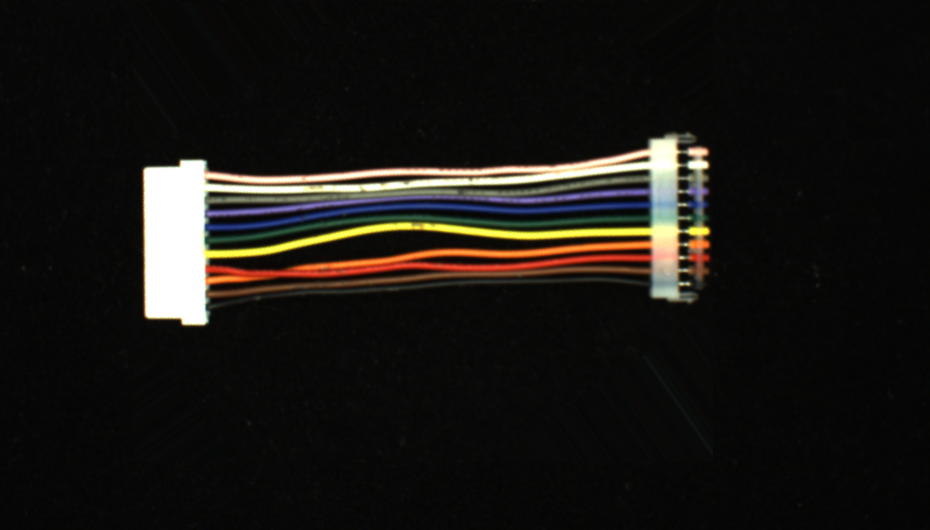
#> input picture 연습문제정답_소스/chap10/images/1.tif, 930 x 530 px, given in place of the camera
$ python 10.py
#> lines starting #> are read from the running program, lines starting #| are printed output that depends on the picture; after the words box and inside, x2 and y2 are one past the last pixel; in counts of white or black regions, pixels touching at a corner belong together
import numpy as np, cv2, math

def draw_houghLines(src, lines, nline):
    if len(src.shape) <3:
        cv2.cvtColor(src, cv2.COLOR_GRAY2BGR, src)  # 컬러 영상 변환

    for i in range(min(len(lines), nline)):
        rho, radian = lines[i, 0, 0:2]  # 수직거리 , 각도 - 3차원 행렬임
        a, b = math.cos(radian), math.sin(radian)
        pt = (a * rho, b * rho)  # 검출 직선상의 한 좌표 계산
        delta = (-1000 * b, 1000 * a)  # 직선상의 이동 위치
        pt1 = np.add(pt, delta).astype('int')
        pt2 = np.subtract(pt, delta).astype('int')
        cv2.line(src, tuple(pt1), tuple(pt2), (0, 255, 0), 2, cv2.LINE_AA)

capture = cv2.VideoCapture(0)  # 0번 카메라 연결
if capture.isOpened() == False: raise Exception("카메라 연결 안됨")

while True:  # 무한 반복
    ret, frame = capture.read()  # 카메라 영상 받기
#> frame is the input picture: shape (530, 930, 3); mean B, G, R 19.8, 23.2, 25.3
    if not ret: break

    rho, theta = 1, np.pi / 180
    blur = cv2.GaussianBlur(frame, (5, 5), 2, 2)
    canny = cv2.Canny(blur, 100, 200, 5)
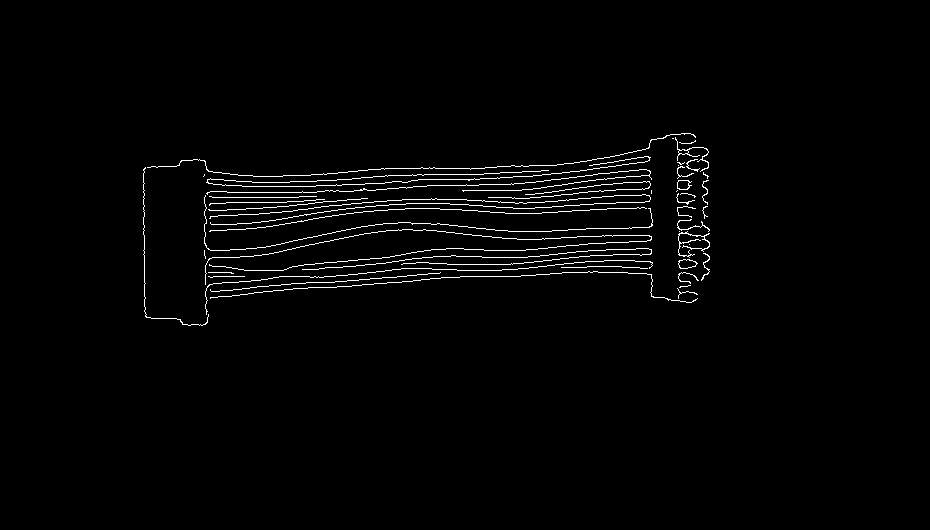
#> canny: shape (530, 930); 1.8% white in thin lines or dots, all inside (x1, y1, x2, y2) = (143, 133, 710, 326)
    lines = cv2.HoughLines(canny, rho, theta, 80)
#> lines = 256 rows, first 8: [243, 1.48], [206, 1.55], [255, 1.43], [221, 1.52], [202, 1.57], [293, 1.54], [303, 1.5], [297, 1.5]
    draw_houghLines(frame, lines, 5)
#> the loop in draw_houghLines, `for i in range(min(len(lines), nline)):` made 5 passes
#> (rho, radian, a, b, pt, delta, pt1, pt2) on passes 1 to 5: (243, 1.48, 0.0872, 0.996, (21.18, 242.1), (-996.2, 87.16), [-975, 329], [1017, 154]), (206, 1.55, 0.0175, 1, (3.6, 206), (-999.8, 17.45), [-996, 223], [1003, 188]), (255, 1.43, 0.139, 0.99, (35.49, 252.5), (-990.3, 139.2), [-954, 391], [1025, 113]), (221, 1.52, 0.0523, 0.999, (11.57, 220.7), (-998.6, 52.34), [-987, 273], [1010, 168]), (202, 1.57, -4.37e-08, 1, (-8.83e-06, 202), (-1000, -4.37e-05), [-1000, 201], [999, 202])
#> after the loop in draw_houghLines, `for i in range(min(len(lines), nline)):`:
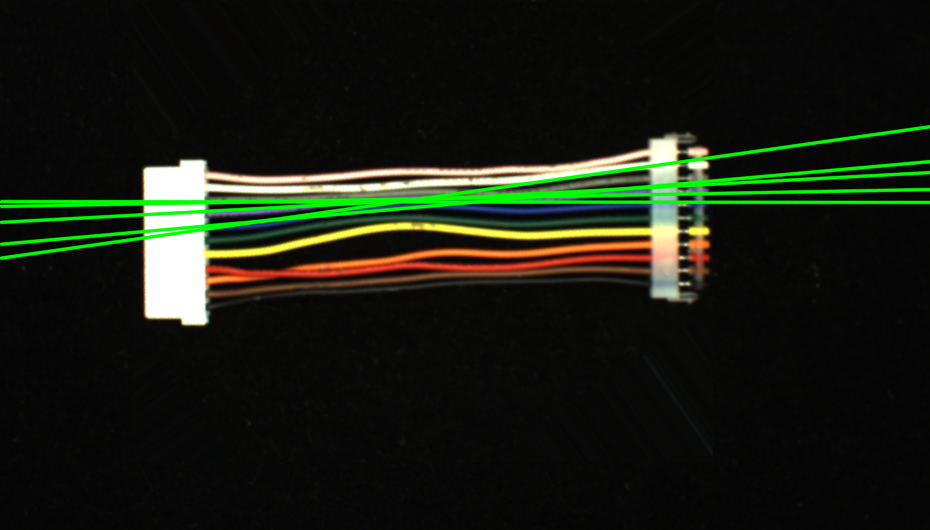
#> src: shape (530, 930, 3); mean B, G, R 17.9, 28.7, 23.7

    if cv2.waitKey(30) >= 0: break
#> (key Esc is pressed here)
    cv2.imshow("ex17", frame)  # 윈도우에 영상 띄우기
capture.release()

$ run again, on 연습문제정답_소스/chap10/images/2.tif
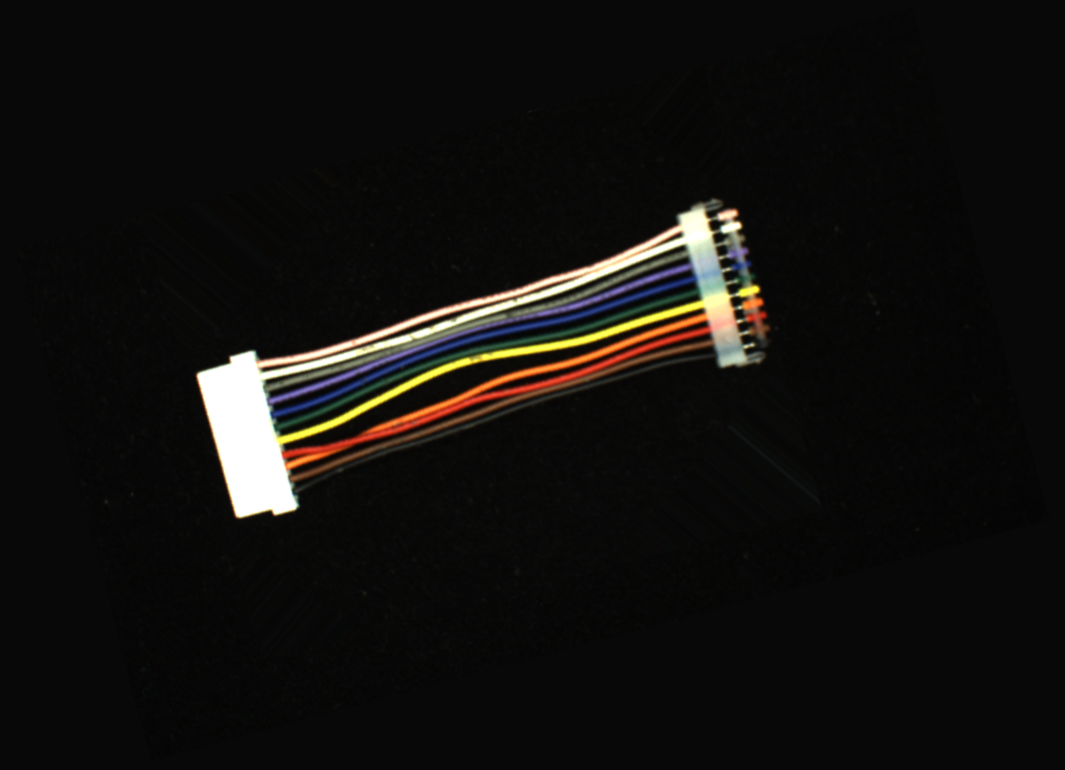
#> input picture 연습문제정답_소스/chap10/images/2.tif, 1065 x 770 px, given in place of the camera
#> frame is the input picture: shape (770, 1065, 3); mean B, G, R 14.7, 17.1, 18
#> `canny = cv2.Canny(blur, 100, 200, 5)`:
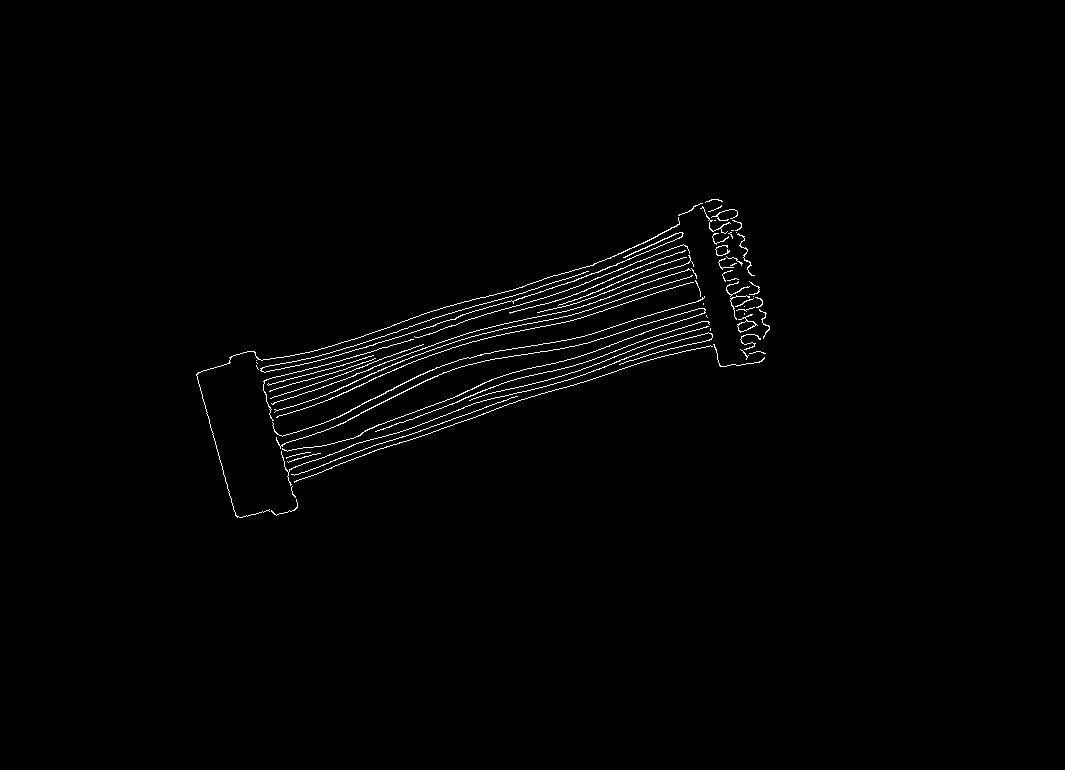
#> canny: shape (770, 1065); 1.1% white in thin lines or dots, all inside (x1, y1, x2, y2) = (196, 199, 770, 518)
#> lines = 247 rows, first 8: [449, 1.29], [543, 1.24], [481, 1.22], [462, 1.26], [495, 1.17], [443, 1.26], [489, 1.17], [475, 1.19]
#> the loop in draw_houghLines, `for i in range(min(len(lines), nline)):` made 5 passes
#> (rho, radian, a, b, pt, delta, pt1, pt2) on passes 1 to 5: (449, 1.29, 0.276, 0.961, (123.8, 431.6), (-961.3, 275.6), [-837, 707], [1085, 155]), (543, 1.24, 0.326, 0.946, (176.8, 513.4), (-945.5, 325.6), [-768, 838], [1122, 187]), (481, 1.22, 0.342, 0.94, (164.5, 452), (-939.7, 342), [-775, 794], [1104, 109]), (462, 1.26, 0.309, 0.951, (142.8, 439.4), (-951.1, 309), [-808, 748], [1093, 130]), (495, 1.17, 0.391, 0.921, (193.4, 455.6), (-920.5, 390.7), [-727, 846], [1113, 64])
#> after the loop in draw_houghLines, `for i in range(min(len(lines), nline)):`:
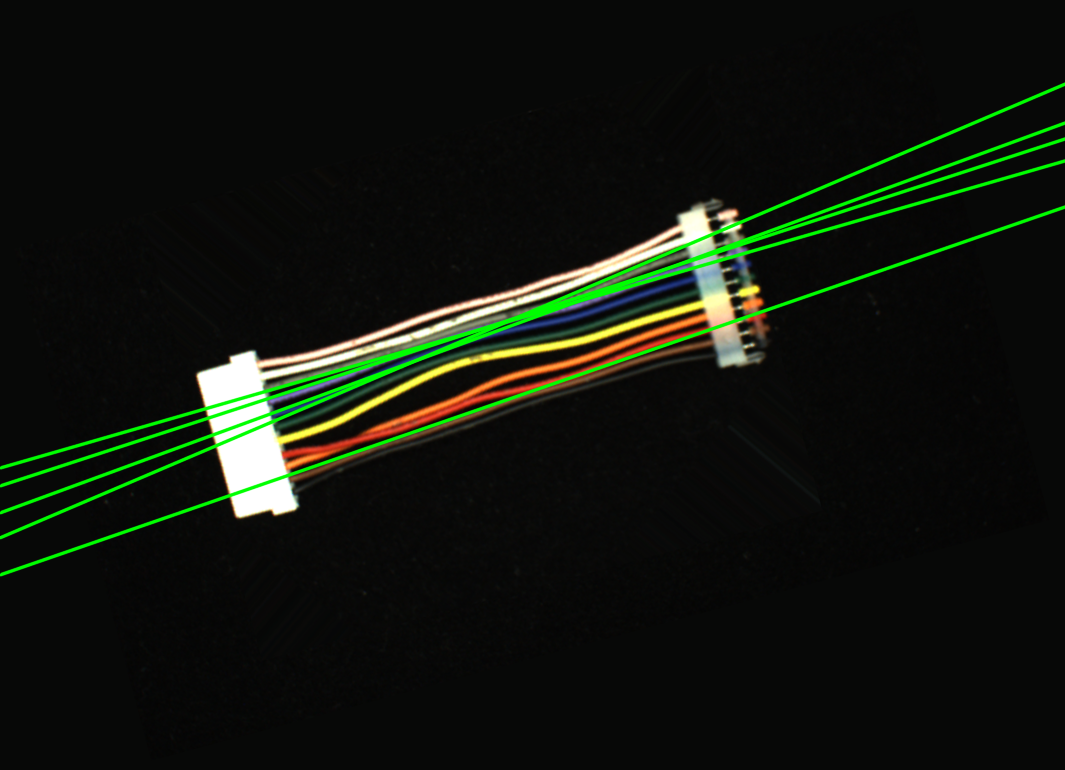
#> src: shape (770, 1065, 3); mean B, G, R 13.6, 21.7, 16.9

$ run again, on 연습문제정답_소스/chap10/images/3.tif
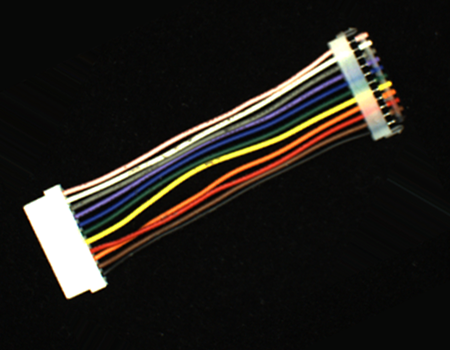
#> input picture 연습문제정답_소스/chap10/images/3.tif, 450 x 350 px, given in place of the camera
#> frame is the input picture: shape (350, 450, 3); mean B, G, R 26, 30.6, 33.6
#> `canny = cv2.Canny(blur, 100, 200, 5)`:
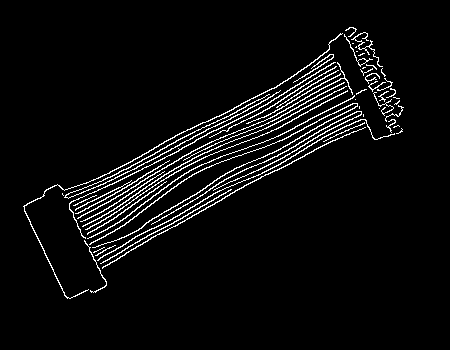
#> canny: shape (350, 450); 4.9% white in thin lines or dots, all inside (x1, y1, x2, y2) = (23, 27, 404, 299)
#> lines = 313 rows, first 8: [278, 1.06], [229, 1.01], [233, 1.05], [237, 1.05], [220, 1.12], [234, 1.08], [216, 1.08], [274, 1.06]
#> the loop in draw_houghLines, `for i in range(min(len(lines), nline)):` made 5 passes
#> (rho, radian, a, b, pt, delta, pt1, pt2) on passes 1 to 5: (278, 1.06, 0.485, 0.875, (134.8, 243.1), (-874.6, 484.8), [-739, 727], [1009, -241]), (229, 1.01, 0.53, 0.848, (121.4, 194.2), (-848, 529.9), [-726, 724], [969, -335]), (233, 1.05, 0.5, 0.866, (116.5, 201.8), (-866, 500), [-749, 701], [982, -298]), (237, 1.05, 0.5, 0.866, (118.5, 205.2), (-866, 500), [-747, 705], [984, -294]), (220, 1.12, 0.438, 0.899, (96.44, 197.7), (-898.8, 438.4), [-802, 636], [995, -240])
#> after the loop in draw_houghLines, `for i in range(min(len(lines), nline)):`:
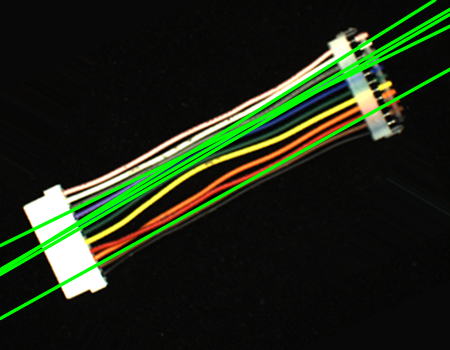
#> src: shape (350, 450, 3); mean B, G, R 22.5, 40, 30.1

$ run again, on 연습문제정답_소스/chap10/images/5.tif
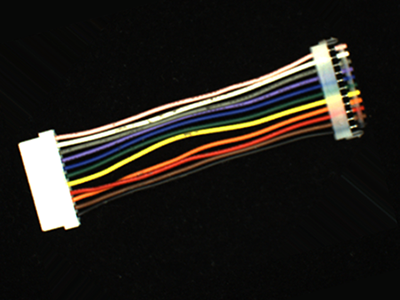
#> input picture 연습문제정답_소스/chap10/images/5.tif, 400 x 300 px, given in place of the camera
#> frame is the input picture: shape (300, 400, 3); mean B, G, R 26.6, 31.3, 34.6
#> `canny = cv2.Canny(blur, 100, 200, 5)`:
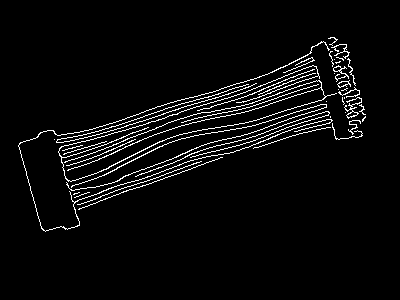
#> canny: shape (300, 400); 4.2% white in thin lines or dots, all inside (x1, y1, x2, y2) = (18, 37, 366, 232)
#> lines = 128 rows, first 8: [179, 1.22], [214, 1.24], [218, 1.24], [184, 1.17], [223, 1.22], [173, 1.27], [198, 1.1], [156, 1.24]
#> the loop in draw_houghLines, `for i in range(min(len(lines), nline)):` made 5 passes
#> (rho, radian, a, b, pt, delta, pt1, pt2) on passes 1 to 5: (179, 1.22, 0.342, 0.94, (61.22, 168.2), (-939.7, 342), [-878, 510], [1000, -173]), (214, 1.24, 0.326, 0.946, (69.67, 202.3), (-945.5, 325.6), [-875, 527], [1015, -123]), (218, 1.24, 0.326, 0.946, (70.97, 206.1), (-945.5, 325.6), [-874, 531], [1016, -119]), (184, 1.17, 0.391, 0.921, (71.89, 169.4), (-920.5, 390.7), [-848, 560], [992, -221]), (223, 1.22, 0.342, 0.94, (76.27, 209.6), (-939.7, 342), [-863, 551], [1015, -132])
#> after the loop in draw_houghLines, `for i in range(min(len(lines), nline)):`:
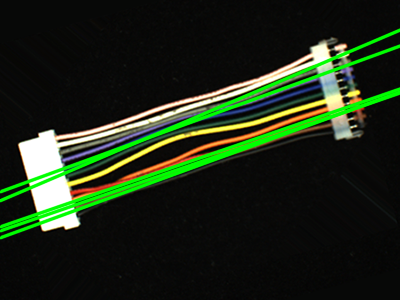
#> src: shape (300, 400, 3); mean B, G, R 23.2, 41.5, 29.8
